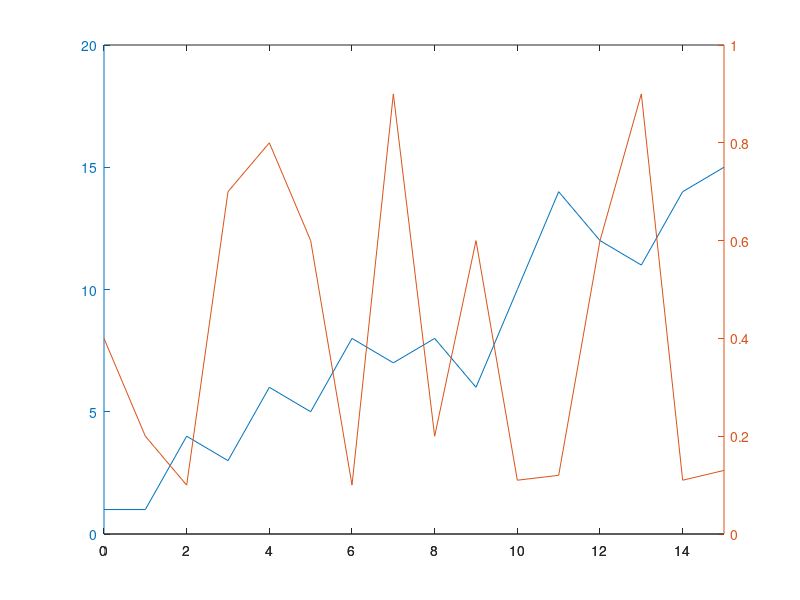

Write the MATLAB code that produced this figure. (Note: this script raises an error after producing the figure.)
% color https://cn.mathworks.com/help/matlab/ref/plot.html

clear;clc;


x = [0, 1, 2, 3, 4, 5, 6, 7, 8 ,9, 10, 11, 12, 13, 14, 15];
y1 = [1, 1, 4, 3, 6, 5, 8, 7, 8 ,6, 10, 14, 12, 11, 14, 15];
y2 = [0.4, 0.2, 0.1, 0.7, 0.8, 0.6, 0.10, 0.9, 0.2 ,0.6, 0.11, 0.12, 0.6, 0.9, 0.11, 0.13];

% plot(x1, y1, '-o', x1, y2, '-^', 'LineWidth', 2)
% grid on
% axis([0 15 0 16]);
% set(gca,'XTick',0:15, 'YTick',0:16);

% x = 0:0.01:20;
% y1 = 200*exp(-0.05*x).*sin(x);
% y2 = 0.8*exp(-0.5*x).*sin(10*x);

[hAx,hLine1,hLine2] = plotyy(x,y1,x,y2);
hLine1.LineStyle = '-';
hLine1.Marker = 'o';
hLine2.LineStyle = '-';
hLine2.Marker = '^';
hAx(1).YLim = [0 3]
hAx(2).YTick = [0.1 0.2 0.4 0.6 0.9 1.0];
ylabel(hAx(1),'The average Fitness') % left y-axis 
ylabel(hAx(2),'Optimality') % right y-axis
